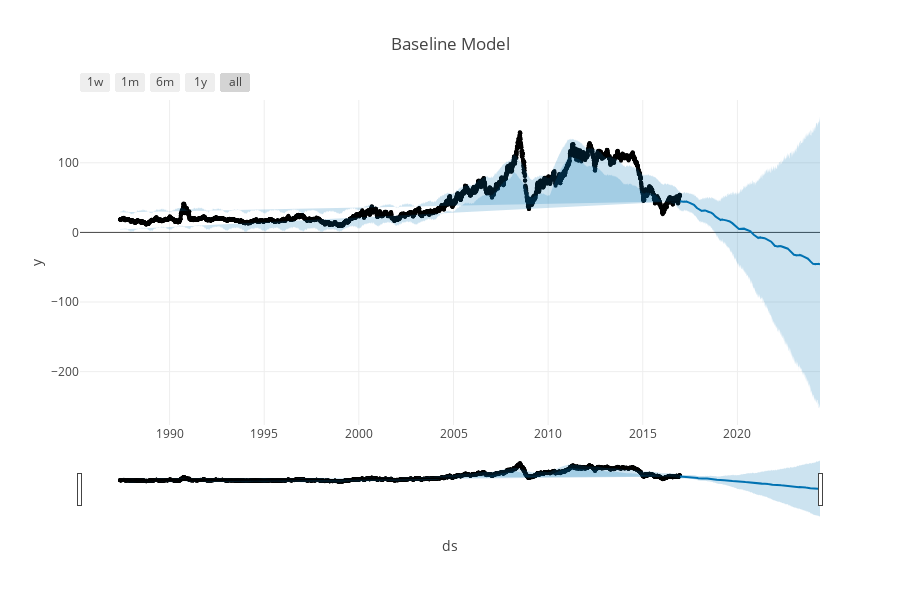

Notebook code for this chart:
### Code cell
# baseline model
baseline_model = Prophet() # parâmetros default
baseline_model.fit(baseline_train)

# predizer test set
future_baseline = baseline_model.make_future_dataframe(periods=len(baseline_test),
                                                        freq='B') # dias úteis


forecast_baseline = baseline_model.predict(future_baseline)
forecast_baseline.loc[forecast_baseline['ds'] < baseline_test['ds'].min(), 'yhat'] = np.nan

# plotar baseline
fig = plot_plotly(baseline_model, forecast_baseline)
fig.update_layout(title='Baseline Model')
fig.show()

# plotar componentes
baseline_model.plot_components(forecast_baseline)

### Figure 1 — Plotly figure (JSON) as saved in the notebook; plotly's stock layout.template omitted (floating-point values rounded to 4 significant figures; data arrays with more than 128 entries replaced by an {"elided": "..."} marker saying what was removed)
{"data": [{"marker": {"color": "black", "size": 4}, "mode": "markers", "name": "Actual", "type": "scatter", "x": {"elided": "7719 str values"}, "y": {"elided": "7719 float values"}}, {"hoverinfo": "skip", "line": {"width": 0}, "mode": "lines", "type": "scatter", "x": {"elided": "9649 str values"}, "y": {"elided": "9649 float values"}}, {"fill": "tonexty", "fillcolor": "rgba(0, 114, 178, 0.2)", "line": {"color": "#0072B2", "width": 2}, "mode": "lines", "name": "Predicted", "type": "scatter", "x": {"elided": "9649 str values"}, "y": {"elided": "9649 float values"}}, {"fill": "tonexty", "fillcolor": "rgba(0, 114, 178, 0.2)", "hoverinfo": "skip", "line": {"width": 0}, "mode": "lines", "type": "scatter", "x": {"elided": "9649 str values"}, "y": {"elided": "9649 float values"}}], "layout": {"height": 600, "showlegend": false, "title": {"text": "Baseline Model"}, "width": 900, "xaxis": {"rangeselector": {"buttons": [{"count": 7, "label": "1w", "step": "day", "stepmode": "backward"}, {"count": 1, "label": "1m", "step": "month", "stepmode": "backward"}, {"count": 6, "label": "6m", "step": "month", "stepmode": "backward"}, {"count": 1, "label": "1y", "step": "year", "stepmode": "backward"}, {"step": "all"}]}, "rangeslider": {"visible": true}, "title": {"text": "ds"}, "type": "date"}, "yaxis": {"title": {"text": "y"}}}}
